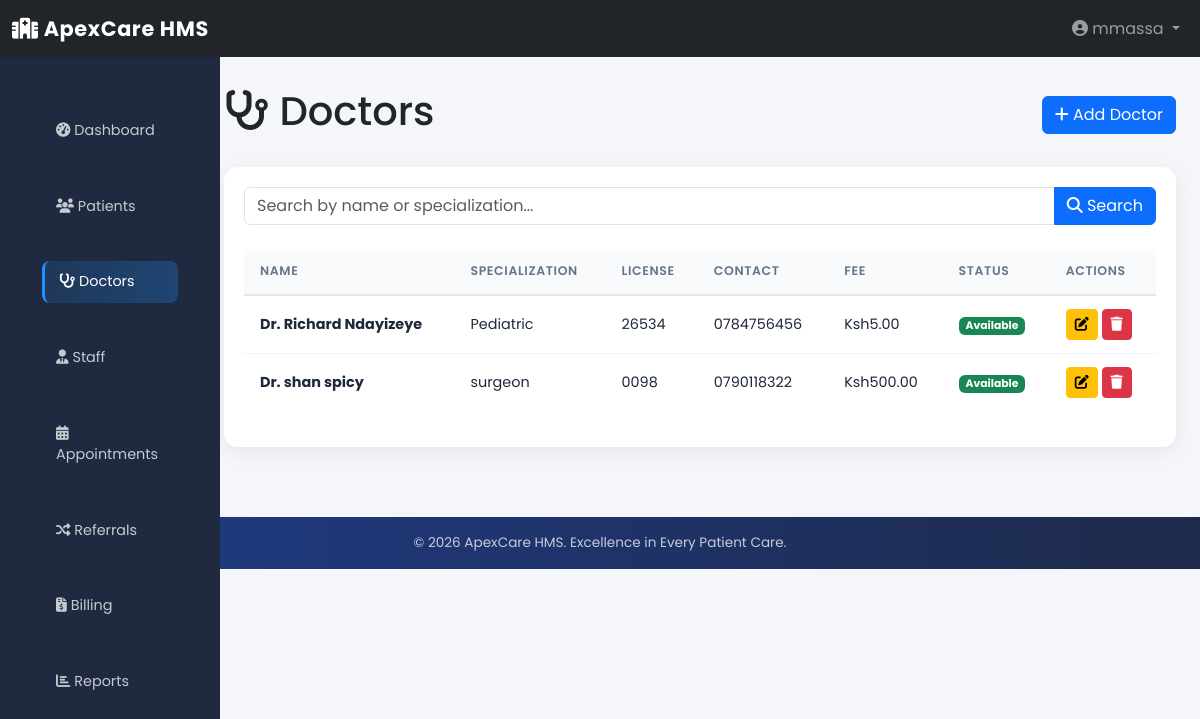
/doctors/ (signed in), run on the app's committed database.
### doctors/models.py (models this page shows, shortened)
class Doctor(models.Model):
    phone_validator = RegexValidator(
        regex=r'^\+?\d{9,15}Ksh',
        message='Enter a valid phone number'
    )
    user = models.OneToOneField(
        User,
        on_delete=models.CASCADE,
        related_name='doctor_profile'
    )
    first_name = models.CharField(max_length=100)
    last_name = models.CharField(max_length=100)
    specialization = models.CharField(max_length=100)
    license_number = models.CharField(
        max_length=50,
        unique=True
    )
    contact = models.CharField(
        max_length=20,
        validators=[phone_validator]
    )
    email = models.EmailField(blank=True, null=True)
    consultation_fee = models.DecimalField(
        max_digits=10,
        decimal_places=2,
        default=0
    )
    availability = models.TextField(
        blank=True,
        null=True,
        help_text="Example: Monday–Friday 9AM–5PM"
    )
    bio = models.TextField(blank=True, null=True)
    is_available = models.BooleanField(default=True)
    created_at = models.DateTimeField(auto_now_add=True)
    updated_at = models.DateTimeField(auto_now=True)
    class Meta:
        db_table = "doctors_doctor"
        verbose_name = "Doctor"
        verbose_name_plural = "Doctors"
        ordering = ["specialization", "last_name"]

### doctors/views.py (the view)
# urls.py: path('', views.doctor_list, name='doctor_list'),
@login_required
@check_role('admin')
def doctor_list(request):
    doctors = Doctor.objects.all()
    search_query = request.GET.get('search', '')
    if search_query:
        doctors = doctors.filter(
            Q(first_name__icontains=search_query) |
            Q(last_name__icontains=search_query) |
            Q(specialization__icontains=search_query)
        )
    context = {'doctors': doctors, 'search_query': search_query}
    return render(request, 'doctors/doctor_list.html', context)

### core/views.py (called while the page is built)
def check_role(role):
    def decorator(view_func):
        @wraps(view_func)
        def wrapper(request, *args, **kwargs):
            if not request.user.is_authenticated:
                return redirect('core:login')
            if request.user.profile.role != role and request.user.profile.role != 'admin':
                return redirect('core:dashboard')
            return view_func(request, *args, **kwargs)
        return wrapper
    return decorator

### doctors/templates/doctors/doctor_list.html (shortened to what this page needs)
{% extends 'base.html' %}
{% block content %}
<div class="d-flex justify-content-between align-items-center mb-4">
    <h1><i class="fas fa-stethoscope"></i> Doctors</h1>
    <a href="{% url 'doctors:doctor_create' %}" class="btn btn-primary">
        <i class="fas fa-plus"></i> Add Doctor
    </a>
</div>
<div class="card">
    <div class="card-body">
        <form method="get" class="mb-4">
            <div class="input-group">
                <input type="text" class="form-control" name="search" placeholder="Search by name or specialization..." value="{{ search_query }}">
                <button class="btn btn-primary" type="submit"><i class="fas fa-search"></i> Search</button>
            </div>
        </form>
        {% if doctors %}
            <div class="table-responsive">
                <table class="table table-hover">
                    <thead>
                        <tr>
                            <th>Name</th>
                            <th>Specialization</th>
                            <th>License</th>
                            <th>Contact</th>
                            <th>Fee</th>
                            <th>Status</th>
                            <th>Actions</th>
                        </tr>
                    </thead>
                    <tbody>
                        {% for doctor in doctors %}
                            <tr>
                                <td><strong>Dr. {{ doctor.first_name }} {{ doctor.last_name }}</strong></td>
                                <td>{{ doctor.specialization }}</td>
                                <td>{{ doctor.license_number }}</td>
                                <td>{{ doctor.contact }}</td>
                                <td>Ksh{{ doctor.consultation_fee }}</td>
                                <td>
                                    {% if doctor.is_available %}
                                        <span class="badge bg-success">Available</span>
                                    {% else %}
                                        <span class="badge bg-danger">Unavailable</span>
                                    {% endif %}
                                </td>
                                <td>
                                    <a href="{% url 'doctors:doctor_edit' doctor.id %}" class="btn btn-sm btn-warning" title="Edit">
                                        <i class="fas fa-edit"></i>
                                    </a>
                                    <a href="{% url 'doctors:doctor_delete' doctor.id %}" class="btn btn-sm btn-danger" title="Delete">
                                        <i class="fas fa-trash"></i>
                                    </a>
                                </td>
                            </tr>
                        {% endfor %}
                    </tbody>
                </table>
            </div>
        {% else %}
            <p class="text-muted text-center py-5">No doctors found</p>
        {% endif %}
    </div>
</div>
{% endblock %}

### templates/base.html (shortened to what this page needs)
{% load static %}
<!DOCTYPE html>
<html lang="en">
<head>
    <link href="https://cdn.jsdelivr.net/npm/bootstrap@5.3.8/dist/css/bootstrap.min.css" rel="stylesheet">
    <link rel="stylesheet" href="https://cdnjs.cloudflare.com/ajax/libs/font-awesome/6.4.0/css/all.min.css">
    <link rel="stylesheet" href="{% static 'css/style.css' %}">
</head>
<body>
<nav class="navbar navbar-expand-lg navbar-dark bg-dark sticky-top">
    <div class="container-fluid">
        <a class="navbar-brand" href="{% url 'core:dashboard' %}">
            <i class="fas fa-hospital"></i> ApexCare HMS
        </a>
        <div class="collapse navbar-collapse" id="navbarNav">
            <ul class="navbar-nav ms-auto">
                {% if user.is_authenticated %}
                <li class="nav-item dropdown">
                    <a class="nav-link dropdown-toggle" href="#" data-bs-toggle="dropdown">
                        <i class="fas fa-user-circle"></i>
                        {{ user.get_full_name|default:user.username }}
                    </a>
                </li>
                {% endif %}
            </ul>
        </div>
    </div>
</nav>
<div class="container-fluid">
    <div class="row">
        {% if user.is_authenticated %}
        <nav class="col-md-2 d-none d-md-block sidebar">
            <div class="position-sticky pt-3">
                <ul class="nav flex-column">
                    <li class="nav-item">
                        <a class="nav-link {% if request.resolver_match.url_name == 'dashboard' %}active{% endif %}"
                           href="{% url 'core:dashboard' %}">
                            <i class="fas fa-tachometer-alt"></i> Dashboard
                        </a>
                    </li>
                    {% if user.profile.role == 'admin' or user.profile.role == 'receptionist' %}
                    <li class="nav-item">
                        <a class="nav-link {% if 'patient' in request.resolver_match.url_name %}active{% endif %}"
                           href="{% url 'patients:patient_list' %}">
                            <i class="fas fa-users"></i> Patients
                        </a>
                    </li>
                    {% endif %}
                    {% if user.profile.role == 'admin' %}
                    <li class="nav-item">
                        <a class="nav-link {% if 'doctor' in request.resolver_match.url_name %}active{% endif %}"
                           href="{% url 'doctors:doctor_list' %}">
                            <i class="fas fa-stethoscope"></i> Doctors
                        </a>
                    </li>
                    {% endif %}
                    {% if user.profile.role == 'admin' %}
                    <li class="nav-item">
                        <a class="nav-link {% if 'staff' in request.resolver_match.url_name %}active{% endif %}"
                           href="{% url 'core:staff_list' %}">
                            <i class="fas fa-user-tie"></i> Staff
                        </a>
                    </li>
                    {% endif %}
                    {% if user.is_authenticated %}
                    <li class="nav-item">
                        <a class="nav-link {% if 'appointment' in request.resolver_match.url_name %}active{% endif %}"
                           href="{% url 'appointments:appointment_list' %}">
                            <i class="fas fa-calendar-alt"></i> Appointments
                        </a>
                    </li>
                    {% endif %}
                    {% if user.profile.role == 'admin' or user.profile.role == 'doctor' %}
                    <li class="nav-item">
                        <a class="nav-link {% if 'referral' in request.resolver_match.url_name %}active{% endif %}"
                           href="{% url 'appointments:referral_list' %}">
                            <i class="fas fa-random"></i> Referrals
                        </a>
                    </li>
                    {% endif %}
                    {% if user.profile.role == 'admin' or user.profile.role == 'receptionist' %}
                    <li class="nav-item">
                        <a class="nav-link {% if 'bill' in request.resolver_match.url_name %}active{% endif %}"
                           href="{% url 'billing:bill_list' %}">
                            <i class="fas fa-file-invoice-dollar"></i> Billing
                        </a>
                    </li>
                    {% endif %}
                    {% if user.profile.role == 'admin' %}
                    <li class="nav-item">
                        <a class="nav-link {% if 'report' in request.resolver_match.url_name %}active{% endif %}"
                           href="{% url 'reports:dashboard_report' %}">
                            <i class="fas fa-chart-bar"></i> Reports
                        </a>
                    </li>
                    {% endif %}
                </ul>
            </div>
        </nav>
        {% endif %}
        <main class="col-md-{% if user.is_authenticated %}10{% else %}12{% endif %} ms-sm-auto px-md-4 main-content">
            {% block content %}{% endblock %}
        </main>
    </div>
</div>
<footer class="footer">
    <div class="container-fluid text-center">
        <p>&copy; 2026 ApexCare HMS. Excellence in Every Patient Care.</p>
    </div>
</footer>
</body>
</html>

### static/css/style.css (style rules this page uses)
body { font-family: "Poppins", sans-serif; background: #f4f6f9; margin: 0; }
body .navbar-brand { font-weight: 700; font-size: 1.3rem; letter-spacing: 0.03em; }
.sidebar { position: fixed; width: 220px; height: 100vh; background: #1f2a40; color: white; padding-top: 20px; }
.sidebar ul { list-style: none; padding: 0; }
.sidebar ul li { padding: 15px 20px; cursor: pointer; transition: 0.3s; }
.sidebar ul li a { color: white; text-decoration: none; display: block; }
body .sidebar .nav-link { color: rgba(255, 255, 255, 0.75); border-radius: 8px; margin: 2px 10px; padding: 10px 14px; transition: background 0.2s, color 0.2s; font-size: 0.9rem; }
body .sidebar .nav-link:hover, body .sidebar .nav-link.active { background: linear-gradient(90deg, #1e90ff22, #1e90ff44); color: #ffffff; border-left: 3px solid #1e90ff; }
.main-content { margin-left: 220px; padding: 30px; }
body .card { border: none; border-radius: 14px; box-shadow: 0 4px 20px rgba(0,0,0,0.07); overflow: hidden; }
body .card-body { padding: 20px; }
body table thead tr, body .table thead tr { background: #f8fafc; }
body table th, body .table th, body .table > thead > tr > th { text-align: left; padding: 13px 16px; font-size: 0.78rem; font-weight: 600; text-transform: uppercase; letter-spacing: 0.05em; color: #64748b; white-space: nowrap; background: #f8fafc; border-bottom: 2px solid #e2e8f0; vertical-align: middle; }
body table td, body .table td, body .table > tbody > tr > td { padding: 13px 16px; border-bottom: 1px solid #f1f5f9; font-size: 0.9rem; color: #1e293b; vertical-align: middle; }
body table tbody tr:last-child td, body .table > tbody > tr:last-child > td { border-bottom: none; }
body .footer { background: linear-gradient(90deg, #1f3c88, #1e2a4a); color: rgba(255,255,255,0.75); padding: 16px 0; margin-top: 40px; font-size: 0.85rem; }
body .footer p { margin: 0; color: rgba(255,255,255,0.75); }

### data on the page
Doctor: first_name "Richard", last_name "Ndayizeye", specialization "Pediatric", license_number "26534", contact "0784756456", consultation_fee "5.00", is_available "Available"
Doctor: first_name "shan", last_name "spicy", specialization "surgeon", license_number "0098", contact "0790118322", consultation_fee "500.00", is_available "Available"

### other printed values
{{ user.get_full_name|default:user.username }} "mmassa"
